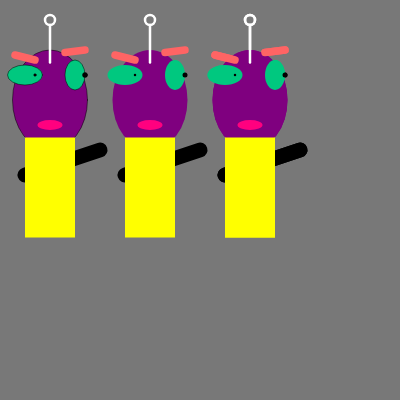
Frame 1 (no input)
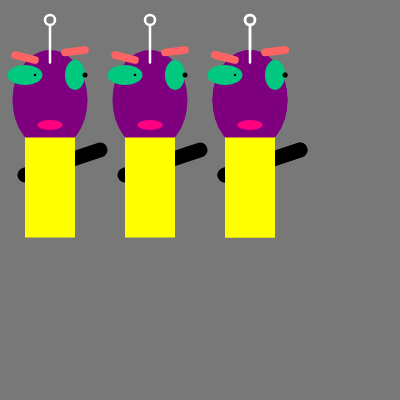
Frame 60 (no input)
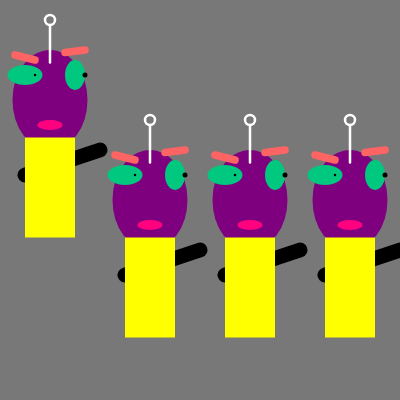
Frame 120 (the mouse pressed at the canvas centre since frame 60)

The p5.js sketch that drew these frames (run headless with seeded random() and noise() and a simulated clock; from frame 60 on, the mouse is pressed at the canvas centre):

// p5.js sketch
// ── sketch.js
// re-mix of zoog using functions.
//
function setup() {
  // Create square drawing canvas 
  createCanvas(400, 400);

}

function draw() {
  const Dark_gray_color = 120;
  background(Dark_gray_color);

  translate(-50, 0);
  scale(0.5);
  draw_zoog();

  translate(200, mouseY);
  draw_zoog();

  translate(200, 0);
  draw_zoog();

  translate(mouseX, 0);
  draw_zoog();
}

function draw_zoog() {
  Purple_face();
  Green_eyes();
  Black_pupils();
  Orange_eyebrows();
  Antenna();
  Pink_mouth();
  Black_arms();
  Yellow_body();
}

function Purple_face() {
  fill(127, 0, 127);
  ellipse(200, 200, 150, 200);
}

function Green_eyes() {
  fill(0, 200, 127);
  ellipse(150, 150, 70, 40);
  ellipse(250, 150, 40, 60);
}

function Black_pupils() {
  fill(0);
  ellipse(170, 150, 5, 5);
  ellipse(270, 150, 10, 10);
}

function Orange_eyebrows() {
  stroke(255, 100, 100);
  strokeWeight(15);
  line(130, 110, 170, 120);
  line(230, 105, 270, 100);
}

function Antenna() {
  stroke(255);
  strokeWeight(5);
  line(200, 125, 200, 50);
  noFill();
  ellipse(200, 40, 20, 20);
}

function Pink_mouth() {
  noStroke();
  fill(255, 0, 127);
  ellipse(200, 250, 50, 20);
}

function Black_arms() {
  stroke(0);
  strokeWeight(30);
  line(150, 350, 300, 300);
}

function Yellow_body() {
  noStroke();
  fill(255, 255, 0);
  rect(150, 275, 100, 200);
}

// From: https://editor.p5js.org/mimiyin/sketches/SiMFwzSGS
